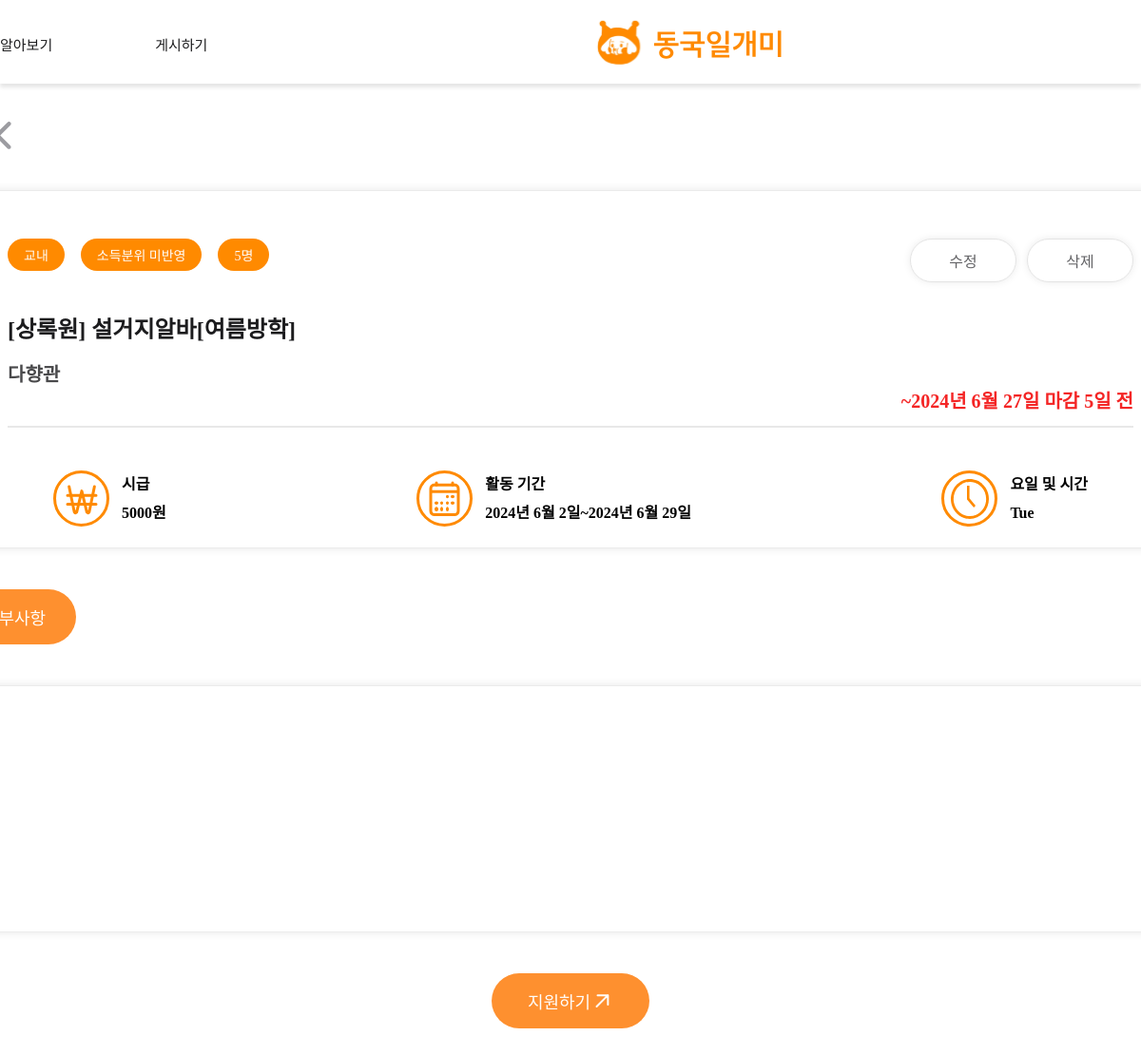
The app's page /post-detail/33 (signed in), older data.
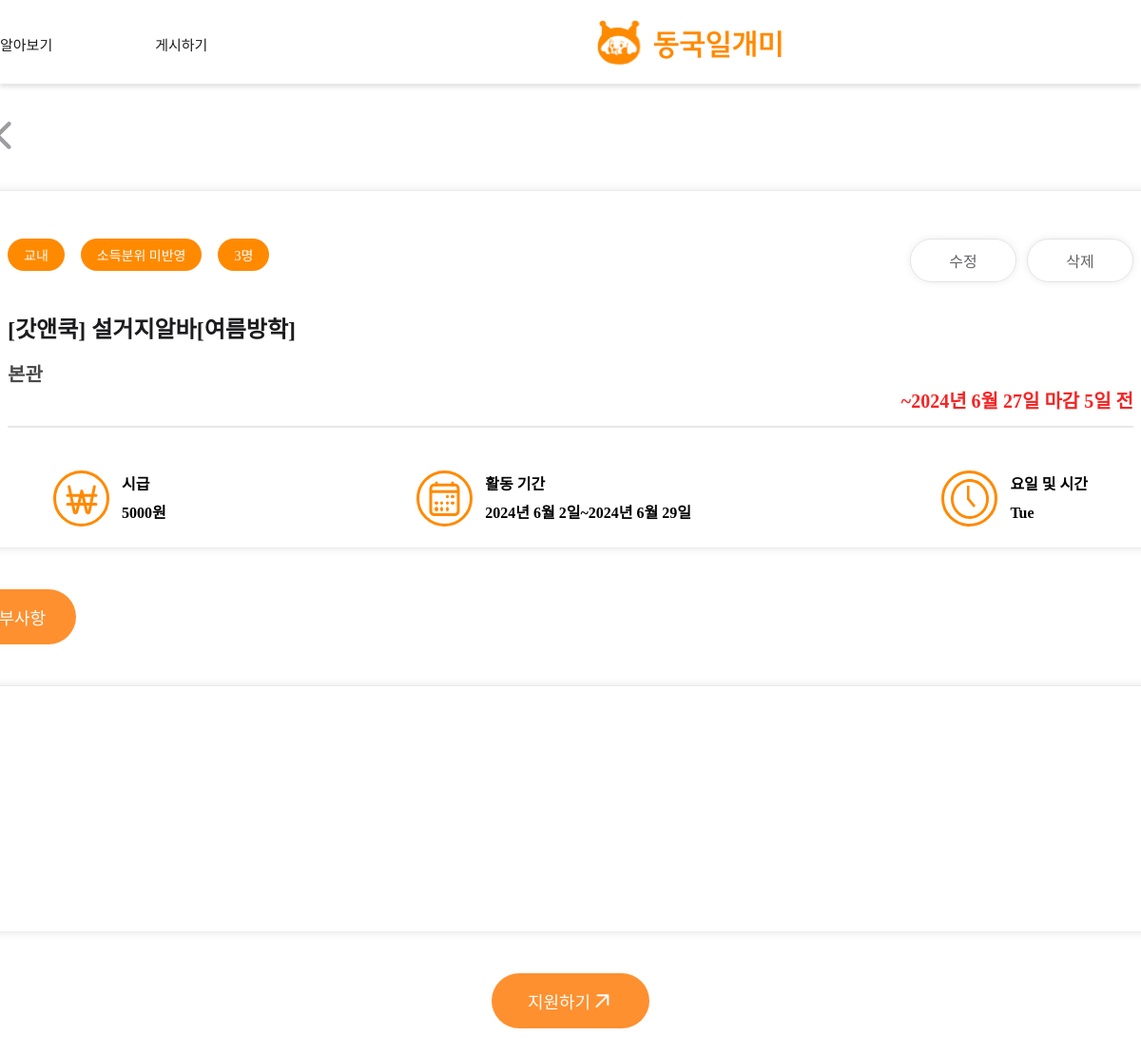
The same page, newer data.
### main/models.py (models this page shows, shortened)
class Post(models.Model):
    writer = models.ForeignKey(User, null=False, blank=False, on_delete=models.CASCADE)
    title = models.CharField(max_length=50)
    building = models.ImageField(upload_to="post/", blank=True, null=True)
    organization = models.CharField(max_length=50, null=True)
    department = models.CharField(max_length=50, null=True)
    is_income_bracket = models.PositiveIntegerField(null=False, default=0) #boolean
    start_date = models.DateField(null=True)
    end_date = models.DateField(null=True)
    deadline = models.DateField(null=True)
    day_left = models.IntegerField(null=True)#남은날짜
    place = models.CharField(max_length=50, blank=False)
    time = models.TextField(max_length=50, null=False)
    recruitment = models.PositiveIntegerField(null=True, default=0)
    wage = models.PositiveIntegerField(null=True, default=0)
    body = models.TextField()
    file = models.ImageField(upload_to="post/", blank=True, null=True)
    pub_date = models.DateTimeField()
    scrap = models.ManyToManyField(User, related_name='scraped', blank=True, default=None)
    scrap_count = models.PositiveIntegerField(default=0)
    applicated_count = models.PositiveIntegerField(default=0)
    def get_body(self):
        return json.loads(self.body)

### main/views.py (the view)
# urls.py: path('post-detail/<int:post_id>', post_detail, name="post-detail"),
def post_detail(request, post_id):
    if request.user.is_authenticated:
        post = get_object_or_404(Post, pk=post_id)
        post_body_list = post.get_body()
        return render(request, 'main/post_detail.html', {'post':post, 'post_body_list':post_body_list})
    return redirect('accounts:login')

### main/templates/main/post_detail.html (shortened to what this page needs)
{% extends 'base.html' %}
{% load static %}
{% block content %}
<link
    rel="stylesheet"
    type="text/css"
    href="{% static 'css/main/post_detail.css'%}"
/>
<div class="detailpageScreen">
    <div class="backBtn">
        <a href="{% url 'main:mainlistpage' %}" class="backBtnAtag">
            <img src="{% static 'images/icons/back.svg' %}" />
        </a>
    </div>
    <div class="detailpageFrame">
        <div class="detailBox1">
            <div class="box1Frame">
                <div class="box1TopFrame">
                    <div class="box1IndexFrame">
                        <div class="box1Index"><span class="box1IndexText">{{post.department}}</span></div>
                        <div class="box1Index">
                            {% if post.is_income_bracket == 0 %}
                                <span class="box1IndexText">소득분위 미반영</span>
                            {% elif post.is_income_bracket == 1 %}
                                <span class="box1IndexText">소득분위 반영</span>
                            {% endif %}
                        </div>
                        <div class="box1Index"><span class="box1IndexText">{{ post.recruitment }}명</span></div>
                    </div>
                    {% if post.writer == user %}
                        <div class="box1EditFrame">
                            <a href="{% url 'main:post-edit' id=post.id %}" class="box1Btn" id="EditBtn">수정</a>
                            <a href="{% url 'main:post-delete' id=post.id %}" class="box1Btn" id="DeleteBtn">삭제</a>
                        </div>
                    {% else %}
                        <div class="box1EditFrame">
                            <a href="{% url 'main:post-edit' id=post.id %}" class="box1Btn" id="EditBtn">수정</a>
                            <a href="{% url 'main:post-delete' id=post.id %}" class="box1Btn" id="DeleteBtn">삭제</a>
                        </div>
                    {% endif %}
                </div>
                <div class="box1Content1Frame">
                    <div class="box1TitleFrame">
                        <div class="box1Title">[{{post.organization}}] {{ post.title }}</div>
                        <div class="box1organization">{{post.place}}</div>
                    </div>
                    <div class="deadlineFrame">
                        {% if post.day_left >= 0 %}
                            <div class="deadline">~{{post.deadline}} 마감 {{post.day_left}}일 전</div>
                        {% else %}
                            <div class="deadline">지원 마감</div>
                        {% endif %}
                        <div class="box1line"></div>
                    </div>
                    <div class="box1etcFrame">
                        <div class="etcWage">
                            <img src="{% static 'images/icons/money.svg' %}" />
                            <div class="etcText">시급<br>{{ post.wage }}원</div>
                        </div>
                        <div class="etcDate">
                            <img src="{% static 'images/icons/period.svg' %}" />
                            <div class="etcText">활동 기간<br>{{post.start_date}}~{{post.end_date}}</div>
                        </div>
                        <div class="etcTime">
                            <img src="{% static 'images/icons/date.svg' %}" />
                            <div class="etcText">요일 및 시간<br>{{post.time}}</div>
                        </div>
                    </div>
                </div>
            </div>
        </div>
        <div class="detailBox2Frame">
            <div class="index">
                <span class="indexText">세부사항</span>
            </div>
            <div class="detailBox2">
                <div class="box2Frame">
                </div>
            </div>
        </div>
        {% if user.profile.student_or_staff == 'student' %}
        <div class="applyBtn">
            <a href="{% url 'main:apply' post.id %}" class="applyBtnAtag">
                <span class="applyBtnContent">
                    지원하기
                    <svg xmlns="http://www.w3.org/2000/svg" width="24" height="25" viewBox="0 0 24 25" fill="none">
                        <path d="M6.5 17.9897L18.3647 6.125M18.3647 6.125H7.50011M18.3647 6.125V15.9888" stroke="#FFFDFB" stroke-width="2" stroke-linecap="round" stroke-linejoin="round"/>
                    </svg>
                </span>
            </a>
        </div>
        {% elif user.profile.student_or_staff == 'staff' %}
        {% else %}
        <div class="applyBtn">
            <a href="{% url 'main:apply' post.id %}" class="applyBtnAtag">
                <span class="applyBtnContent">
                    지원하기
                    <svg xmlns="http://www.w3.org/2000/svg" width="24" height="25" viewBox="0 0 24 25" fill="none">
                        <path d="M6.5 17.9897L18.3647 6.125M18.3647 6.125H7.50011M18.3647 6.125V15.9888" stroke="#FFFDFB" stroke-width="2" stroke-linecap="round" stroke-linejoin="round"/>
                    </svg>
                </span>
            </a>
        </div>
        {% endif %}
    </div>
</div>
{% endblock %}

### project/templates/base.html (shortened to what this page needs)
<!DOCTYPE html>
{% load static %}
<html lang="ko">
  <head>
  </head>
  <body style="margin: 0px">
    <div class="container">
      {% include 'shared/_topnav.html' %}
      <div class="baseContent">{% block content %} {% endblock %}</div>
    </div>
  </body>
</html>

### project/templates/shared/_topnav.html (shortened to what this page needs)
{% load static %}
<link
  rel="stylesheet"
  type="text/css"
  href="{% static 'css/shared/topnav.css'%}"
/>
<div class="screen">
  <div class="topnav">
    <div class="nav-1 header-font">
      <div class="div">
        <div class="nav-2">
          <a class="Caption" href="{% url 'main:mainlistpage' %}">알아보기</a>
          {% if user.profile.student_or_staff == 'student' %}
            <a class="Caption" href="">지원현황</a>
          {% elif user.profile.student_or_staff == 'staff' %}
            <a class="Caption" href="{% url 'main:new-post' %}">게시하기</a>
          {% else %}
            <a class="Caption" href="{% url 'main:new-post' %}">게시하기</a>
          {% endif %}
        </div>
        <a class="logo logo-font" href="{% url 'main:mainpage' %}">
          <img src="{% static 'images/logo.svg' %}" />
        </a>
      </div>
    </div>
  </div>
</div>

### project/static/css/shared/topnav.css (style rules this page uses)
.screen { display: flex; flex-direction: column; width: 100%; height: 88px; align-items: center; justify-content: center; box-sizing: border-box; box-shadow: 0px 4px 4px 0px rgba(0, 0, 0, 0.10); }
.topnav { display: flex; flex-direction: row; margin: 0 auto; margin-bottom: 1.75em; }
.topnav .nav-1 { display: flex; flex-direction: row; width: 1400px; }
.nav-1 .nav-2 { display: flex; gap: 6.75em; margin-top: 2em; }
.topnav .div { display: flex; width: 100%; align-items: center; justify-content: space-between; position: relative; }
.topnav .logo { display:flex; align-items: center; justify-content: center; margin-top: 1em; }
.Caption { color: #1C1C1E; font-family: "SUITE Variable"; font-size: 15px; font-style: normal; font-weight: 550; line-height: normal; }
.logo-font { color: #FF8A00; font-family: "SUITE Variable"; font-size: 28px; font-style: normal; font-weight: 700; line-height: normal; }
a { display: inline-block; white-space: nowrap; text-decoration-line: none; }
.screen, .topnav, .nav-1, .nav-2, .topnav .div, .topnav .logo, .topnav .nav-3, .nav-3 .nav-link-account { box-sizing: border-box; }

### project/templates/base.html (style rules this page uses)
body { display: flex; flex-direction: column; min-height: 100vh; margin: 0; }
.container { flex: 1; display: flex; flex-direction: column; justify-content: center; align-items: center; width: 100vw; overflow: auto; }
.baseContent { flex: 1; display: flex; justify-content: center; width: 100vw; }

Row changes from the older to the newer data that the page shows:
changed Post "설거지알바[여름방학]": recruitment "5" → "3"; organization "상록원" → "갓앤쿡"; place "다향관" → "본관"
